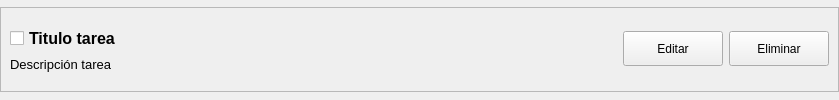
<?xml version="1.0" encoding="UTF-8"?>
<ui version="4.0">
 <class>tarea_widget</class>
 <widget class="QWidget" name="tarea_widget">
  <property name="geometry">
   <rect>
    <x>0</x>
    <y>0</y>
    <width>839</width>
    <height>100</height>
   </rect>
  </property>
  <property name="minimumSize">
   <size>
    <width>0</width>
    <height>100</height>
   </size>
  </property>
  <property name="maximumSize">
   <size>
    <width>16777215</width>
    <height>16777215</height>
   </size>
  </property>
  <property name="font">
   <font>
    <kerning>true</kerning>
   </font>
  </property>
  <property name="windowTitle">
   <string>Form</string>
  </property>
  <layout class="QHBoxLayout" name="horizontalLayout">
   <property name="spacing">
    <number>0</number>
   </property>
   <property name="sizeConstraint">
    <enum>QLayout::SetDefaultConstraint</enum>
   </property>
   <property name="leftMargin">
    <number>0</number>
   </property>
   <property name="topMargin">
    <number>0</number>
   </property>
   <property name="rightMargin">
    <number>0</number>
   </property>
   <property name="bottomMargin">
    <number>0</number>
   </property>
   <item>
    <widget class="QFrame" name="frame">
     <property name="maximumSize">
      <size>
       <width>16777215</width>
       <height>85</height>
      </size>
     </property>
     <property name="frameShape">
      <enum>QFrame::StyledPanel</enum>
     </property>
     <property name="frameShadow">
      <enum>QFrame::Raised</enum>
     </property>
     <layout class="QGridLayout" name="gridLayout">
      <item row="0" column="2">
       <widget class="QPushButton" name="del_task_button">
        <property name="minimumSize">
         <size>
          <width>100</width>
          <height>35</height>
         </size>
        </property>
        <property name="maximumSize">
         <size>
          <width>100</width>
          <height>16777215</height>
         </size>
        </property>
        <property name="text">
         <string>Eliminar</string>
        </property>
       </widget>
      </item>
      <item row="0" column="0">
       <layout class="QGridLayout" name="gridLayout_2">
        <item row="1" column="0">
         <widget class="QLabel" name="desc_tarea">
          <property name="minimumSize">
           <size>
            <width>250</width>
            <height>0</height>
           </size>
          </property>
          <property name="font">
           <font>
            <pointsize>10</pointsize>
            <kerning>true</kerning>
           </font>
          </property>
          <property name="text">
           <string>Descripción tarea</string>
          </property>
         </widget>
        </item>
        <item row="0" column="0">
         <widget class="QCheckBox" name="titulo_tarea_check">
          <property name="minimumSize">
           <size>
            <width>250</width>
            <height>0</height>
           </size>
          </property>
          <property name="font">
           <font>
            <pointsize>12</pointsize>
            <bold>true</bold>
            <kerning>true</kerning>
           </font>
          </property>
          <property name="text">
           <string>Titulo tarea</string>
          </property>
         </widget>
        </item>
        <item row="0" column="1" rowspan="2" alignment="Qt::AlignRight">
         <widget class="QLabel" name="fecha_text">
          <property name="text">
           <string/>
          </property>
         </widget>
        </item>
       </layout>
      </item>
      <item row="0" column="1">
       <widget class="QPushButton" name="edit_task_button">
        <property name="minimumSize">
         <size>
          <width>100</width>
          <height>35</height>
         </size>
        </property>
        <property name="maximumSize">
         <size>
          <width>100</width>
          <height>16777215</height>
         </size>
        </property>
        <property name="text">
         <string>Editar</string>
        </property>
       </widget>
      </item>
     </layout>
    </widget>
   </item>
  </layout>
 </widget>
 <resources/>
 <connections/>
</ui>
